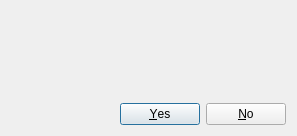
<?xml version="1.0" encoding="UTF-8"?>
<ui version="4.0">
 <class>ProceedDialog</class>
 <widget class="QDialog" name="ProceedDialog">
  <property name="geometry">
   <rect>
    <x>0</x>
    <y>0</y>
    <width>297</width>
    <height>136</height>
   </rect>
  </property>
  <property name="windowTitle">
   <string>Notification</string>
  </property>
  <layout class="QVBoxLayout" name="verticalLayout">
   <item>
    <widget class="QLabel" name="messageLabel">
     <property name="text">
      <string/>
     </property>
     <property name="alignment">
      <set>Qt::AlignLeading|Qt::AlignLeft|Qt::AlignVCenter</set>
     </property>
     <property name="wordWrap">
      <bool>true</bool>
     </property>
     <property name="margin">
      <number>5</number>
     </property>
    </widget>
   </item>
   <item>
    <widget class="QDialogButtonBox" name="buttonBox">
     <property name="orientation">
      <enum>Qt::Horizontal</enum>
     </property>
     <property name="standardButtons">
      <set>QDialogButtonBox::No|QDialogButtonBox::Yes</set>
     </property>
    </widget>
   </item>
  </layout>
 </widget>
 <resources/>
 <connections>
  <connection>
   <sender>buttonBox</sender>
   <signal>accepted()</signal>
   <receiver>ProceedDialog</receiver>
   <slot>accept()</slot>
   <hints>
    <hint type="sourcelabel">
     <x>248</x>
     <y>254</y>
    </hint>
    <hint type="destinationlabel">
     <x>157</x>
     <y>274</y>
    </hint>
   </hints>
  </connection>
  <connection>
   <sender>buttonBox</sender>
   <signal>rejected()</signal>
   <receiver>ProceedDialog</receiver>
   <slot>reject()</slot>
   <hints>
    <hint type="sourcelabel">
     <x>316</x>
     <y>260</y>
    </hint>
    <hint type="destinationlabel">
     <x>286</x>
     <y>274</y>
    </hint>
   </hints>
  </connection>
 </connections>
</ui>
